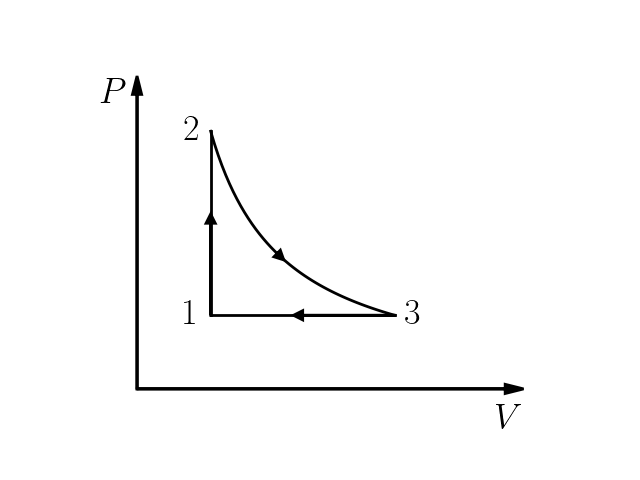

Source code (Python):
from MKT import *

axes = Axes(10, 'P/$P$', 'V/$V$', ltx=True, fontsize=26, yratio=0.8)

v1 = (2, '')
v2 = (7, '')
p1 = (2, '')
p2 = (7, '')

state1 = State(axes, v=v1, p=p1, patch='$1$', patch_pos='L', xtick=False, ytick=False)
state2 = State(axes, v=v1, p=p2, patch='$2$', patch_pos='L', xtick=False, ytick=False)
state3 = State(axes, v=v2, p=p1, patch='$3$', patch_pos='R', xtick=False, ytick=False)

axes.process(state1, state2)
axes.process(state3, state1)
axes.isothermal(state2, state3)

#savefig('9.25.pdf')
show()
